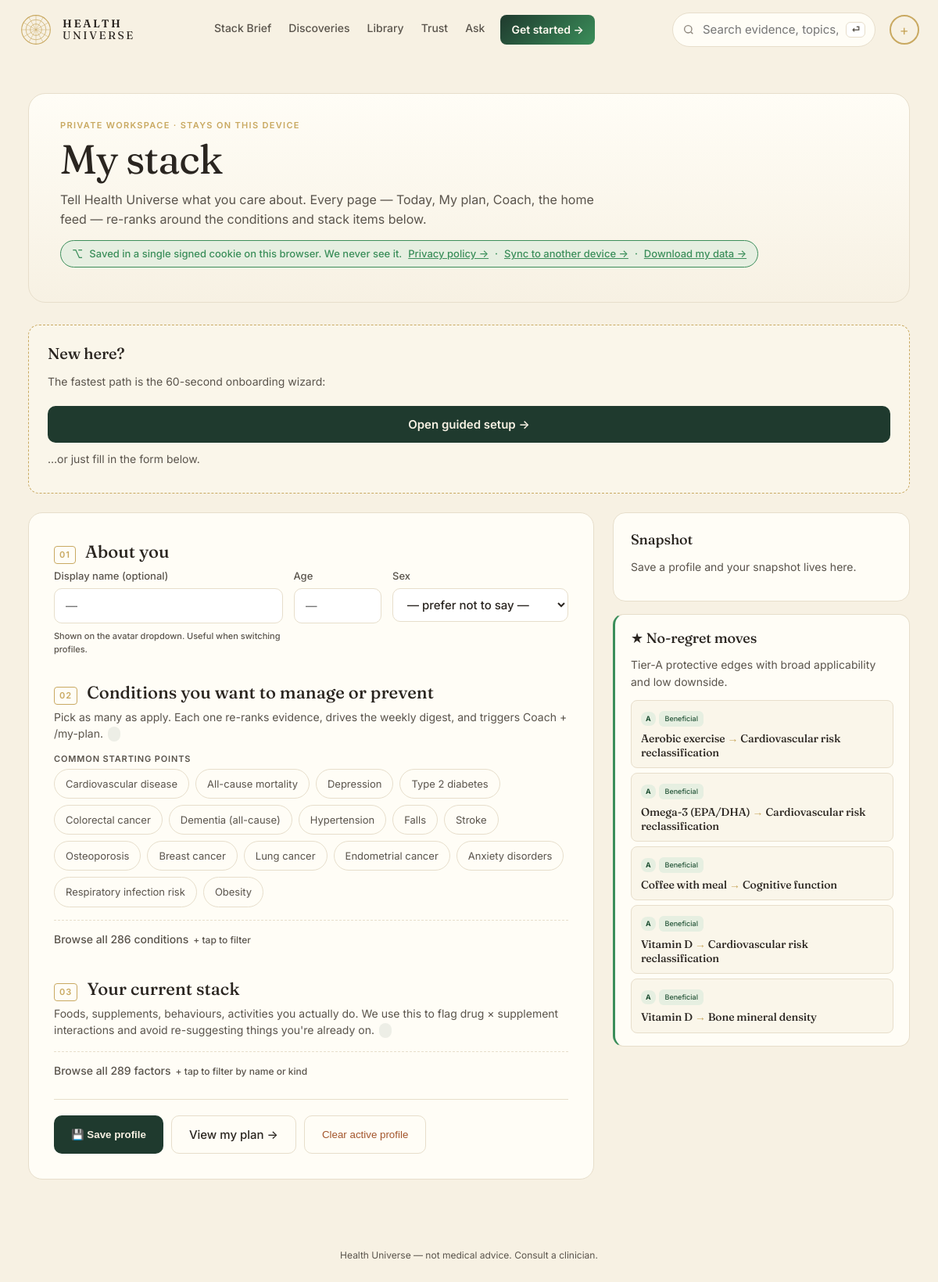
Page /me on the committed database.
### tables this page shows
CREATE TABLE edge (
    id              INTEGER PRIMARY KEY,
    factor_id       INTEGER NOT NULL REFERENCES entity(id),
    outcome_id      INTEGER NOT NULL REFERENCES entity(id),
    direction       TEXT NOT NULL CHECK (direction IN (
                      'protective','harmful','neutral','u_shaped','mixed')),
    tier            TEXT NOT NULL CHECK (tier IN ('A','B','C','D','X','deprecated')),
    effect_size     TEXT,         -- qualitative: trivial/small/moderate/large
    effect_quant    TEXT,         -- e.g. "RR 0.82 (0.74-0.91)"
    population      TEXT,         -- e.g. "adults>50; ApoE4 carriers"
    mechanism       TEXT,         -- 1-paragraph plain English
    summary         TEXT,         -- card body copy
    caveats         TEXT,
    seed_source     TEXT NOT NULL CHECK (seed_source IN ('claude_seed','gemma_daily','manual')),
    created_at      TEXT NOT NULL DEFAULT (datetime('now')),
    updated_at      TEXT NOT NULL DEFAULT (datetime('now')),
    last_reviewed   TEXT NOT NULL DEFAULT (datetime('now')), embedding BLOB, embedded_at TEXT, review_status TEXT DEFAULT "unreviewed",
    UNIQUE(factor_id, outcome_id, population)
);

CREATE TABLE entity (
    id            INTEGER PRIMARY KEY,
    slug          TEXT NOT NULL UNIQUE,
    name          TEXT NOT NULL,
    kind          TEXT NOT NULL CHECK (kind IN (
                    'food','nutrient','supplement','drug','activity',
                    'behavior','environmental','pathogen','gene',
                    'biomarker','condition','process')),
    aliases       TEXT,           -- JSON array
    description   TEXT,
    created_at    TEXT NOT NULL DEFAULT (datetime('now')),
    updated_at    TEXT NOT NULL DEFAULT (datetime('now'))
, embedding BLOB, embedded_at TEXT);

### web/app.py (the view)
@app.get("/me", response_class=HTMLResponse)
def me(request: Request):
    p = decode(request.cookies.get(COOKIE))
    with connect() as conn:
        all_factors = conn.execute(
            "SELECT slug, name, kind FROM entity WHERE kind IN "
            "('food','supplement','nutrient','activity','behavior') ORDER BY name"
        ).fetchall()
        all_outcomes = conn.execute(
            "SELECT slug, name FROM entity WHERE kind='condition' ORDER BY name"
        ).fetchall()
        relevant: list[dict] = []
        if p.stack or p.conditions:
            placeholders_f = ",".join("?" * max(len(p.stack), 1))
            placeholders_c = ",".join("?" * max(len(p.conditions), 1))
            rows = conn.execute(f"""
                SELECT e.id, e.tier, e.direction, e.summary, e.updated_at,
                       f.slug AS f_slug, f.name AS f_name,
                       o.slug AS o_slug, o.name AS o_name
                FROM edge e
                JOIN entity f ON f.id = e.factor_id
                JOIN entity o ON o.id = e.outcome_id
                WHERE (f.slug IN ({placeholders_f or "''"}))
                   OR (o.slug IN ({placeholders_c or "''"}))""",
                (*p.stack, *p.conditions)).fetchall()
            relevant = sorted([dict(r) for r in rows],
                              key=lambda e: -relevance_score(e, p))[:30]
        red_flags = _red_flags_in_stack(conn, p, limit=8)
        no_regret = _no_regret_movers(conn, p, limit=8)
        top_conditions = [dict(r) for r in conn.execute("""
            SELECT o.slug, o.name, COUNT(e.id) AS n
            FROM edge e JOIN entity o ON o.id=e.outcome_id
            WHERE o.kind IN ('condition','outcome') AND e.tier IN ('A','B')
            GROUP BY o.slug ORDER BY n DESC LIMIT 16""").fetchall()]
    return render(request, "me.html", {
        "title": "My stack",
        "profile": p,
        "factors": [dict(r) for r in all_factors],
        "outcomes": [dict(r) for r in all_outcomes],
        "relevant": relevant,
        "red_flags": red_flags,
        "no_regret": no_regret,
        "top_conditions": top_conditions,
        "saved": request.query_params.get("saved") == "1",
    })

### web/templates/me.html (shortened to what this page needs)
{% extends "base.html" %}
{% block content %}
<section class="stack-page">
  <header class="stack-head">
    <p class="stack-eyebrow">Private workspace · stays on this device</p>
    <h1 class="stack-title">My stack</h1>
    <p class="stack-lede">
      Tell Health Universe what you care about. Every page — Today, My
      plan, Coach, the home feed — re-ranks around the conditions and
      stack items below.
    </p>
    <p class="stack-privacy">
      <span class="stack-privacy-icon" aria-hidden="true">⌥</span>
      Saved in a single signed cookie on this browser. We never see it.
      <a class="link" href="/privacy">Privacy policy →</a> ·
      <a class="link" href="/sync">Sync to another device →</a> ·
      <a class="link" href="/data-export">Download my data →</a>
    </p>
  </header>
  {% if not profile.conditions and not profile.stack %}
  <div class="stack-onboarding">
    <h2>New here?</h2>
    <p class="muted body-sm">The fastest path is the 60-second onboarding wizard:</p>
    <a class="btn-primary inline" href="/start">Open guided setup →</a>
    <p class="muted body-sm" style="margin-top:10px">…or just fill in the form below.</p>
  </div>
  {% endif %}
  <div class="stack-grid">
    <form method="post" action="/me" class="stack-form" autocomplete="off">
      <fieldset class="stack-fieldset">
        <legend class="stack-legend"><span class="stack-num">01</span> About you</legend>
        <div class="stack-row-3">
          <label class="stack-label">Display name (optional)
            <input type="text" name="name" maxlength="40" placeholder="—"
                   value="{{ profile.name or '' }}">
            <small class="muted">Shown on the avatar dropdown. Useful when switching profiles.</small>
          </label>
          <label class="stack-label">Age
            <input type="number" name="age" min="1" max="120"
                   value="{{ profile.age or '' }}" placeholder="—">
          </label>
          <label class="stack-label">Sex
            <select name="sex">
              <option value="">— prefer not to say —</option>
            </select>
          </label>
        </div>
      </fieldset>
      <fieldset class="stack-fieldset">
        <legend class="stack-legend"><span class="stack-num">02</span> Conditions you want to manage or prevent</legend>
        <p class="stack-fieldset-help">
          Pick as many as apply. Each one re-ranks evidence, drives the
          weekly digest, and triggers Coach + /my-plan.
          <span id="cond-counter" class="stack-counter"></span>
        </p>
        {% if top_conditions %}
        <p class="stack-quickpick-label">Common starting points</p>
        <div class="stack-chips stack-chips-quick" id="cond-quick">
          {% for c in top_conditions %}
          <label class="stack-chip">
            <span>{{ c.name }}</span>
          </label>
          {% endfor %}
        </div>
        {% endif %}
        <details class="stack-collapsible" {% if profile.conditions|length > 4 %}open{% endif %}>
          <summary class="stack-collapsible-sum">
            Browse all {{ outcomes|length }} conditions
            <small class="muted">+ tap to filter</small>
          </summary>
        </details>
      </fieldset>
      <fieldset class="stack-fieldset">
        <legend class="stack-legend"><span class="stack-num">03</span> Your current stack</legend>
        <p class="stack-fieldset-help">
          Foods, supplements, behaviours, activities you actually do.
          We use this to flag drug × supplement interactions and avoid
          re-suggesting things you're already on.
          <span id="stack-counter" class="stack-counter"></span>
        </p>
        <details class="stack-collapsible" {% if profile.stack|length > 0 %}open{% endif %}>
          <summary class="stack-collapsible-sum">
            Browse all {{ factors|length }} factors
            <small class="muted">+ tap to filter by name or kind</small>
          </summary>
        </details>
      </fieldset>
      <div class="stack-actions">
        <button class="btn-primary" type="submit">💾 Save profile</button>
        <a class="btn-secondary inline" href="/my-plan">View my plan →</a>
        <button class="btn-secondary stack-clear" type="submit"
                formaction="/me/clear" formmethod="post"
                onclick="return confirm('Clear everything in this active profile? Alternates and email are kept.')">
          Clear active profile
        </button>
      </div>
    </form>
    <aside class="stack-side">
      <div class="stack-summary">
        <h2 class="stack-side-h">Snapshot</h2>
        {% if profile.age or profile.sex or profile.conditions or profile.stack %}
        <dl class="stack-snapshot">
          {% if profile.age or profile.sex %}
          <div><dt>Demographics</dt><dd>{{ profile.age or "—" }}{% if profile.age and profile.sex %} · {% endif %}{{ profile.sex or "" }}</dd></div>
          {% endif %}
          <div><dt>Conditions tracked</dt><dd>{{ profile.conditions|length }}</dd></div>
          <div><dt>Stack items</dt><dd>{{ profile.stack|length }}</dd></div>
          {% if profile.email %}<div><dt>Sync email</dt><dd>{{ profile.email }}</dd></div>{% endif %}
          {% if profile.alternates %}<div><dt>Profiles</dt><dd>{{ 1 + profile.alternates|length }}</dd></div>{% endif %}
        </dl>
        {% else %}
        <p class="muted body-sm">Save a profile and your snapshot lives here.</p>
        {% endif %}
      </div>
      {% if no_regret %}
      <div class="stack-noregret">
        <h2 class="stack-side-h">★ No-regret moves</h2>
        <p class="muted body-sm">Tier-A protective edges with broad applicability and low downside.</p>
        <ul class="stack-flag-list">
          {% for m in no_regret[:5] %}
          <li>
            <a href="/edge/{{ m.id }}" class="stack-flag-card stack-flag-good">
              <span class="pill tier-{{ m.tier }}">{{ m.tier }}</span>
              <span class="badge dir-protective">Beneficial</span>
              <h3>{{ m.f_name }} <span class="lib-arrow">→</span> {{ m.o_name }}</h3>
            </a>
          </li>
          {% endfor %}
        </ul>
      </div>
      {% endif %}
    </aside>
  </div>
</section>
{% endblock %}

### rows in the picture
edge: tier "A", f_name "Aerobic exercise", o_name "Cardiovascular risk reclassification"
edge: tier "A", f_name "Omega-3 (EPA/DHA)", o_name "Cardiovascular risk reclassification"
edge: tier "A", f_name "Coffee with meal", o_name "Cognitive function"
edge: tier "A", f_name "Vitamin D", o_name "Cardiovascular risk reclassification"
edge: tier "A", f_name "Vitamin D", o_name "Bone mineral density"

### other values in the picture
{{ nav_initials or '+' }} "+"
{{ c.name }} "Cardiovascular disease" "All-cause mortality" "Depression" "Type 2 diabetes" "Colorectal cancer" "Dementia (all-cause)" "Hypertension" "Falls" "Stroke" "Osteoporosis" "Breast cancer" "Lung cancer" "Endometrial cancer" "Anxiety disorders" "Respiratory infection risk" "Obesity"
{{ outcomes|length }} "286"
{{ factors|length }} "289"
